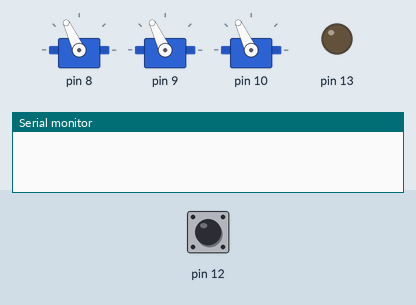
The sketch below on a simulated Arduino Uno, built with avr-gcc and run on an emulated ATmega328P. Parts: 3 × servo, output pins drawn as LEDs (lit = HIGH), the last lines printed to the serial monitor. The inputs (shaded band) are chosen by the test bench; at power-on: pin 12 HIGH.

Above: at 1.2 s.
1.3 s: pin 12 pulled LOW for 0.15 s
At 1.76 s:
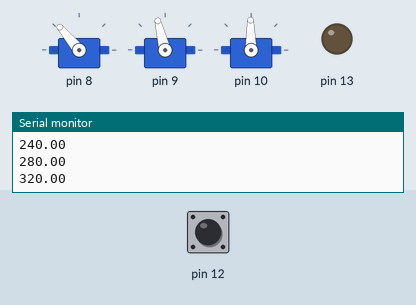
4.3 s: pin 12 pulled LOW for 1 s
At 4.47 s:
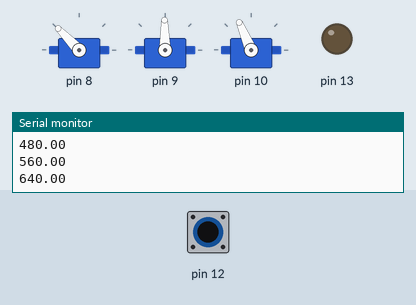
7.3 s: pin 12 pulled LOW for 0.15 s
At 7.45 s:
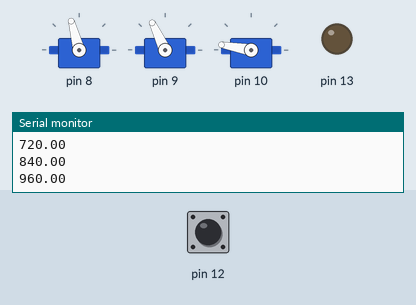
10.3 s: pin 12 pulled LOW for 3.2 s
At 10.57 s:
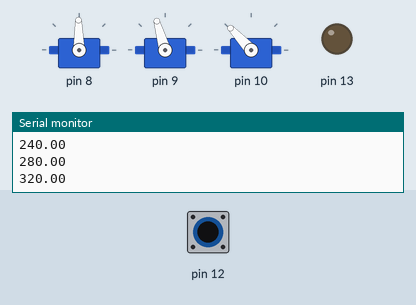
15.6 s: pin 12 pulled LOW for 0.15 s
18.7 s: pin 12 pulled LOW for 1 s
Timing chart, 0 to 29.3 s (numbered marks = the images above; inputs shaded):
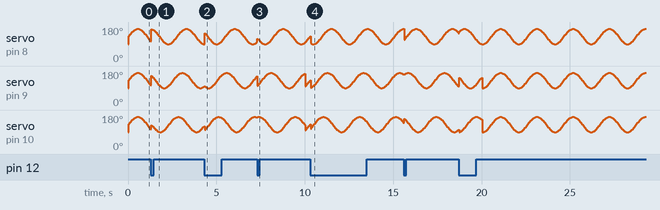

The sketch:

wave.ino
```cpp
// (licence header left out)
#include <Servo.h>
#include <Oscillator.h>
#include "skymega.h"

const int T = 2000;
const int A = 40;
const int O = 40;
const int k[] = {0, 1, 2, 3};
const double Ph = 0;
const int M = 9;
const int group = 3;

//-- Number of elements in the sequence
int seq_size = sizeof(k)/sizeof(int);
int seq = 0;  //-- Sequence counter

//-- Declare two oscillators
Oscillator osc[3];

inline double get_ph()
{
  return 360 * k[seq] / M;
}

void setup()
{
  //-- Attach the oscillator to the servo
  //-- For arduino, you can use the pin number instead of SERVO2 (for example 8)
  osc[0].attach(SERVO2);
  osc[1].attach(SERVO4);
  osc[2].attach(SERVO6);

  // The led is an output
  pinMode(LED, OUTPUT);

  //-- The button is an input
  pinMode(BUTTON, INPUT);
  //-- Activate the button pull-up resistor
  digitalWrite(BUTTON, HIGH);

  //-- Serial port is used for debuging
  Serial.begin(9600);

  //-- Set the initial oscillation
  osc[0].SetO(O);
  osc[0].SetA(A);
  osc[0].SetT(T);
  osc[0].SetPh(DEG2RAD(get_ph()*(group - 1)*3));

  osc[1].SetO(O);
  osc[1].SetA(A);
  osc[1].SetT(T);
  osc[1].SetPh(DEG2RAD(get_ph() * ((group - 1)*3 + 1)));

  osc[2].SetO(O);
  osc[2].SetA(A);
  osc[2].SetT(T);
  osc[2].SetPh(DEG2RAD(get_ph() * ((group - 1)*3 + 2)));

}

//-- This function returns true when the test button
//-- is pressed
bool button_clicked()
{

  static int button=1;
  static int oldbutton=1;

  //-- Save the previous button state
  oldbutton=button;

  // read the button
  button = digitalRead(BUTTON);

  //-- Detect a change in the button
  if (button!=oldbutton) {
    delay(20); //-- for debouncing
    if (button==PRESSED)
      return true;
  }

  return false;
}

//-- This function returns true when the time "time"
//-- has passed since the last call
bool timeout(long time)
{
  static long previousMillis = 0;
  static long currentMillis;

  //-- Read current time
  currentMillis = millis();

  //-- Check if the timeout has passed
  if(currentMillis - previousMillis > time) {
    previousMillis = currentMillis;

    return true;
  }

  return false;
}

//-- Led state
int ledState = OFF;

//-- Led blinking period, in ms
long period = 1000;

//-- The servo will oscillate with the
//-- default parameters
void loop()
{
  //-- Refresh the oscillators
  for (int i=0; i<3; i++)
    osc[i].refresh();

  if (timeout(T*5) || button_clicked()) {
    Serial.println("Event!");

    //-- Point to the next sequence
    seq = (seq + 1) % seq_size;
    Serial.println(seq, DEC);
    Serial.println(get_ph() * (group - 1)*3);
    Serial.println(get_ph() * ((group - 1)*3 + 1));
    Serial.println(get_ph() * ((group - 1)*3 + 2));

    //-- Update the oscillator with the new sequence
    osc[0].SetPh(DEG2RAD(get_ph() * (group - 1)*3));
    osc[1].SetPh(DEG2RAD(get_ph() * ((group - 1)*3 + 1)));
    osc[2].SetPh(DEG2RAD(get_ph() * ((group - 1)*3 + 2)));
  }
}
```
